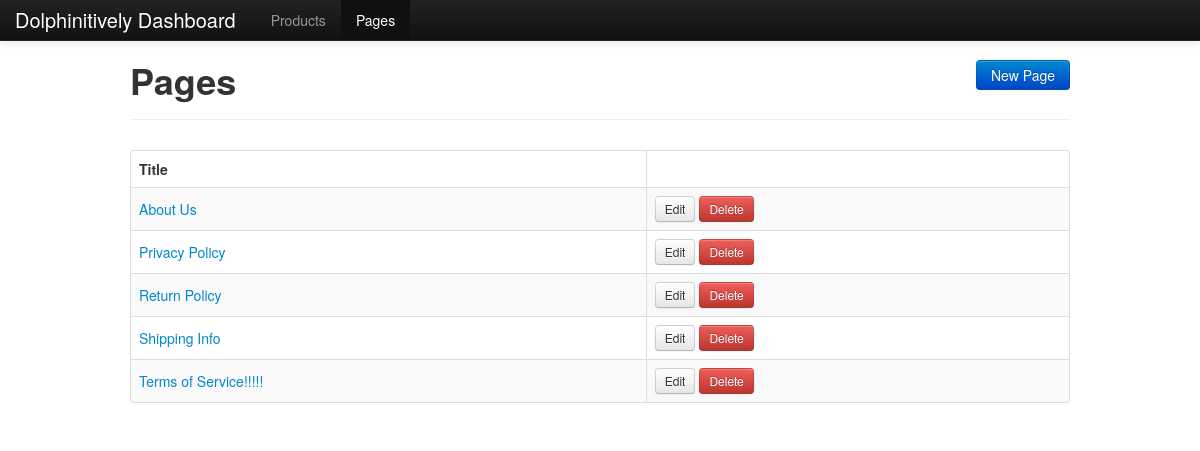
Page /admin/pages.php on the committed database.
### tables this page shows
CREATE TABLE IF NOT EXISTS `pages` (
  `id` int(11) NOT NULL AUTO_INCREMENT,
  `title` varchar(255) NOT NULL,
  `body` text NOT NULL,
  `created_at` timestamp NOT NULL DEFAULT CURRENT_TIMESTAMP,
  PRIMARY KEY (`id`)
);

### templates/admin/pages/index.php (the view, shortened to what this page needs)
<div class="page-header">
	<a href="pages.php?action=new" class="btn btn-primary pull-right">New Page</a>
	<h1><?= h($page_title) ?></h1>
</div>
<?php if ( $pages ): ?>
	<table class="table table-striped table-bordered">
		<thead>
			<tr>
				<th>Title</th>
				<th></th>
			</tr>
		</thead>
		<tbody>
			<?php foreach ( $pages as $page ): ?>
				<tr>
					<td><a href="pages.php?id=<?= $page['id'] ?>&amp;action=show"><?= h($page['title']) ?></a></td>
					<td>
						<a class="btn btn-small" href="pages.php?action=edit&amp;id=<?= $page['id'] ?>">Edit</a>
						<a class="btn btn-small btn-danger" href="pages.php?action=delete&amp;id=<?= $page['id'] ?>" onclick="return confirm('Are you sure?')">Delete</a>
					</td>
				</tr>
			<?php endforeach; ?>
		</tbody>
	</table>
<?php else:  ?>
	<p>No pages found!</p>
<?php endif; ?>

### css/style.css (style rules this page uses)
body { padding-top: 40px; padding-bottom: 40px; }
body.admin table td { vertical-align: middle; }
body.admin .page-header a.btn { margin-left: 4px; }

### rows in the picture
pages: title "About Us"
pages: title "Privacy Policy"
pages: title "Return Policy"
pages: title "Shipping Info"
pages: title "Terms of Service!!!!!"

### other values in the picture
$page_title "Pages"
